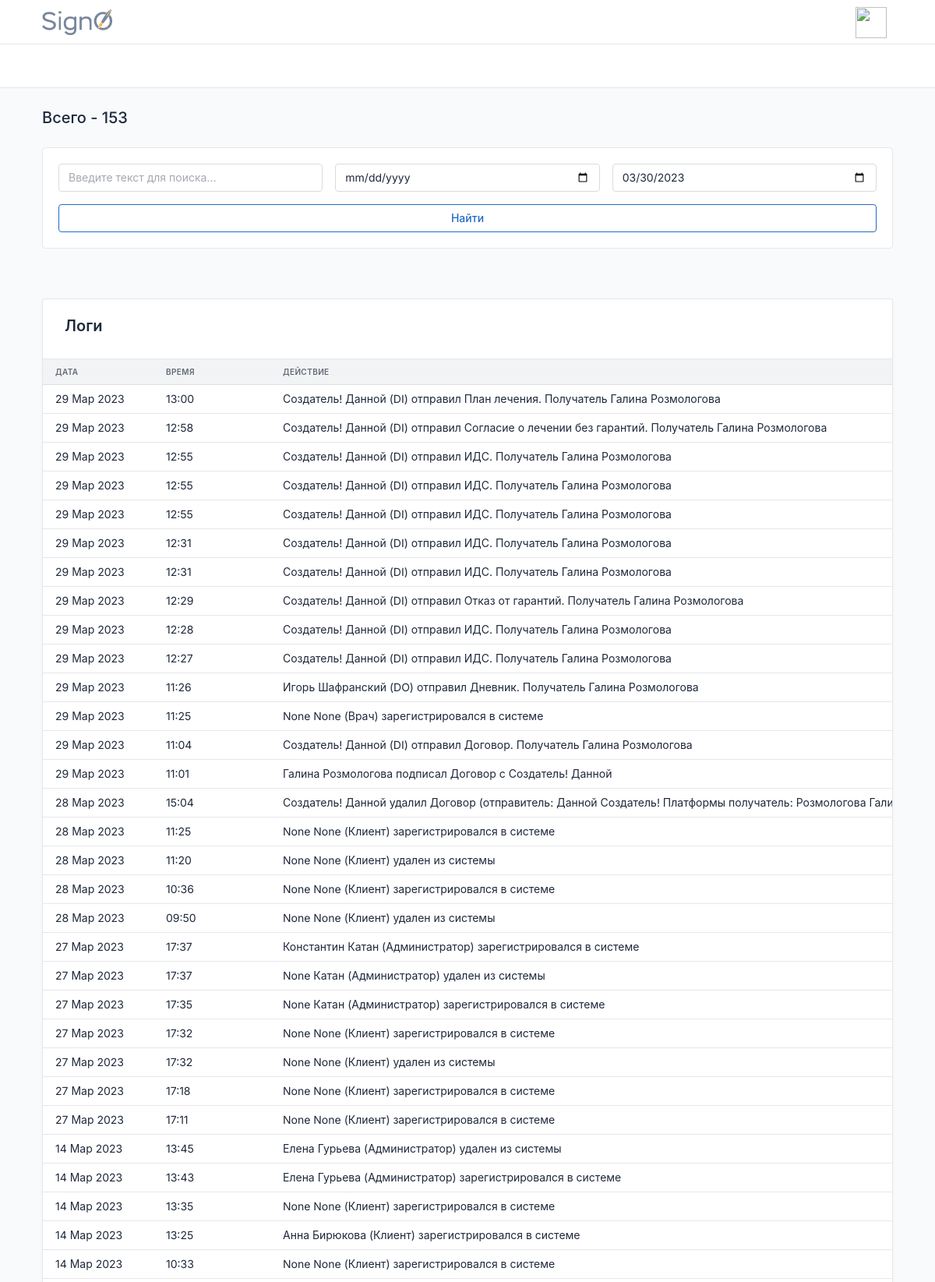
/id/user/logs/ (upper part), run on the app's committed database.
### users/models.py (models this page shows)
class Action(DateTimeMixin, models.Model):
    action = models.CharField(max_length=255)
    class Meta:
        ordering = ['-pub_date']

### users/views.py (the view)
# urls.py: path('user/logs/', LogsView.as_view(), name='logs',)
class LogsView(View):
    def get(self, request):
        actions = Action.objects.all().order_by('-pub_date')
        actions = filter_actions(request, actions)
        actions = paginate_list(request, actions, 50)
        context = {
            'title': f'Всего - {Action.objects.all().count()}',
            'actions': actions,
        }
        return render(request, 'users/logs.html', context=context)

### documents/services.py (called while the page is built)
def filter_actions(request, actions):
    search_name = request.GET.get('search') or ''
    period = request.GET.get('period')
    actions = Action.objects.filter(action__icontains=search_name)
    if period:
        start_date, end_date = get_dates(period, actions)
        actions = actions.filter(pub_date__range=[start_date, end_date])
    sort_filter = request.GET.get('sort')
    if sort_filter:
        all_documents = all_documents.order_by(sort_filter)
    return actions

### utils/services.py (called while the page is built)
def paginate_list(request, list, page_len):
    paginator = Paginator(list, page_len)
    page_number = request.GET.get('page')
    return paginator.get_page(page_number)

### utils/templatetags/extra_tags.py (called while the page is built)
@register.simple_tag(takes_context=True)
def update_query_params(context, url=None, **kwargs):
    if url is None:
        url_before = context['request'].get_full_path()
    else:
        url_before = url
    url_after = _update_query_params(url_before, **kwargs)
    return url_after

def _update_query_params(url_before: str, **kwargs) -> str:
    scheme, netloc, path, query_before, fragment = urlsplit(url_before)
    query_dict = QueryDict(query_before, mutable=True)
    for k, v in kwargs.items():
        query_dict[k] = v
    query_after = query_dict.urlencode()
    url_after = urlunsplit((scheme, netloc, path, query_after, fragment))
    return url_after

### users/templates/users/logs.html
{% extends 'index.html' %}
{% load static %}
{% block content %}
{% include 'common/_info_box_logs.html' %}
{% include 'common/_logs_table.html' %}
{% endblock %}

### templates/common/_logs_table.html (shortened to what this page needs)
{% load static %}
{% load extra_tags %}
<div class="card mt-5" >
  <div class="card-header">
      <h2><a class="nav-link" href="{%url 'logs'%}" >Логи</a></h2>
  </div>
  <div class="table-responsive">
      <table class="table card-table table-vcenter text-nowrap datatable bg-white">
        <thead>
          <tr>
            <th id="th-date" style='min-width:150px;'>Дата</th>
            <th id="th-time" style='min-width:150px;'>Время</th>
            <th id="th-action">Действие</th>
          </tr>
        </thead>
        <tbody class="lazy-loading-logs">
        {% for action in actions %}
          <tr class="lazy-row-logs">
            <td>{{action.pub_date|date:"d M Y" }}</td>
            <td>{{action.pub_date|date:'H:i' }}</td>
            <td>{{action.action }}</td>
          </tr>
        {%endfor%}
        </tbody>
      </table>
    </div>
</div>

### templates/header.html (style rules this page uses)
.table-responsive { min-height: 275px; }
.card-header a { margin: 0px 20px 0px 0px; }

### data on the page
Action: pub_date "29 Мар 2023", pub_date "13:00", action "Создатель! Данной (DI) отправил План лечения. Получатель Галина Розмологова"
Action: pub_date "29 Мар 2023", pub_date "12:58", action "Создатель! Данной (DI) отправил Согласие о лечении без гарантий. Получатель Галина Розмологова"
Action: pub_date "29 Мар 2023", pub_date "12:55", action "Создатель! Данной (DI) отправил ИДС. Получатель Галина Розмологова"
Action: pub_date "29 Мар 2023", pub_date "12:55", action "Создатель! Данной (DI) отправил ИДС. Получатель Галина Розмологова"
Action: pub_date "29 Мар 2023", pub_date "12:55", action "Создатель! Данной (DI) отправил ИДС. Получатель Галина Розмологова"
Action: pub_date "29 Мар 2023", pub_date "12:31", action "Создатель! Данной (DI) отправил ИДС. Получатель Галина Розмологова"
Action: pub_date "29 Мар 2023", pub_date "12:31", action "Создатель! Данной (DI) отправил ИДС. Получатель Галина Розмологова"
Action: pub_date "29 Мар 2023", pub_date "12:29", action "Создатель! Данной (DI) отправил Отказ от гарантий. Получатель Галина Розмологова"
Action: pub_date "29 Мар 2023", pub_date "12:28", action "Создатель! Данной (DI) отправил ИДС. Получатель Галина Розмологова"
Action: pub_date "29 Мар 2023", pub_date "12:27", action "Создатель! Данной (DI) отправил ИДС. Получатель Галина Розмологова"
Action: pub_date "29 Мар 2023", pub_date "11:26", action "Игорь Шафранский (DO) отправил Дневник. Получатель Галина Розмологова"
Action: pub_date "29 Мар 2023", pub_date "11:25", action "None None (Врач) зарегистрировался в системе"
Action: pub_date "29 Мар 2023", pub_date "11:04", action "Создатель! Данной (DI) отправил Договор. Получатель Галина Розмологова"
Action: pub_date "29 Мар 2023", pub_date "11:01", action "Галина Розмологова подписал Договор с Создатель! Данной"
Action: pub_date "28 Мар 2023", pub_date "15:04", action "Создатель! Данной удалил Договор (отправитель: Данной Создатель! Платформы получатель: Розмологова…"
Action: pub_date "28 Мар 2023", pub_date "11:25", action "None None (Клиент) зарегистрировался в системе"
Action: pub_date "28 Мар 2023", pub_date "11:20", action "None None (Клиент) удален из системы"
Action: pub_date "28 Мар 2023", pub_date "10:36", action "None None (Клиент) зарегистрировался в системе"
Action: pub_date "28 Мар 2023", pub_date "09:50", action "None None (Клиент) удален из системы"
Action: pub_date "27 Мар 2023", pub_date "17:37", action "Константин Катан (Администратор) зарегистрировался в системе"
Action: pub_date "27 Мар 2023", pub_date "17:37", action "None Катан (Администратор) удален из системы"
Action: pub_date "27 Мар 2023", pub_date "17:35", action "None Катан (Администратор) зарегистрировался в системе"
Action: pub_date "27 Мар 2023", pub_date "17:32", action "None None (Клиент) зарегистрировался в системе"
Action: pub_date "27 Мар 2023", pub_date "17:32", action "None None (Клиент) удален из системы"
Action: pub_date "27 Мар 2023", pub_date "17:18", action "None None (Клиент) зарегистрировался в системе"
Action: pub_date "27 Мар 2023", pub_date "17:11", action "None None (Клиент) зарегистрировался в системе"
Action: pub_date "14 Мар 2023", pub_date "13:45", action "Елена Гурьева (Администратор) удален из системы"
Action: pub_date "14 Мар 2023", pub_date "13:43", action "Елена Гурьева (Администратор) зарегистрировался в системе"
Action: pub_date "14 Мар 2023", pub_date "13:35", action "None None (Клиент) зарегистрировался в системе"
Action: pub_date "14 Мар 2023", pub_date "13:25", action "Анна Бирюкова (Клиент) зарегистрировался в системе"
Action: pub_date "14 Мар 2023", pub_date "10:33", action "None None (Клиент) зарегистрировался в системе"

### other printed values
{{ title }} "Всего - 153"
